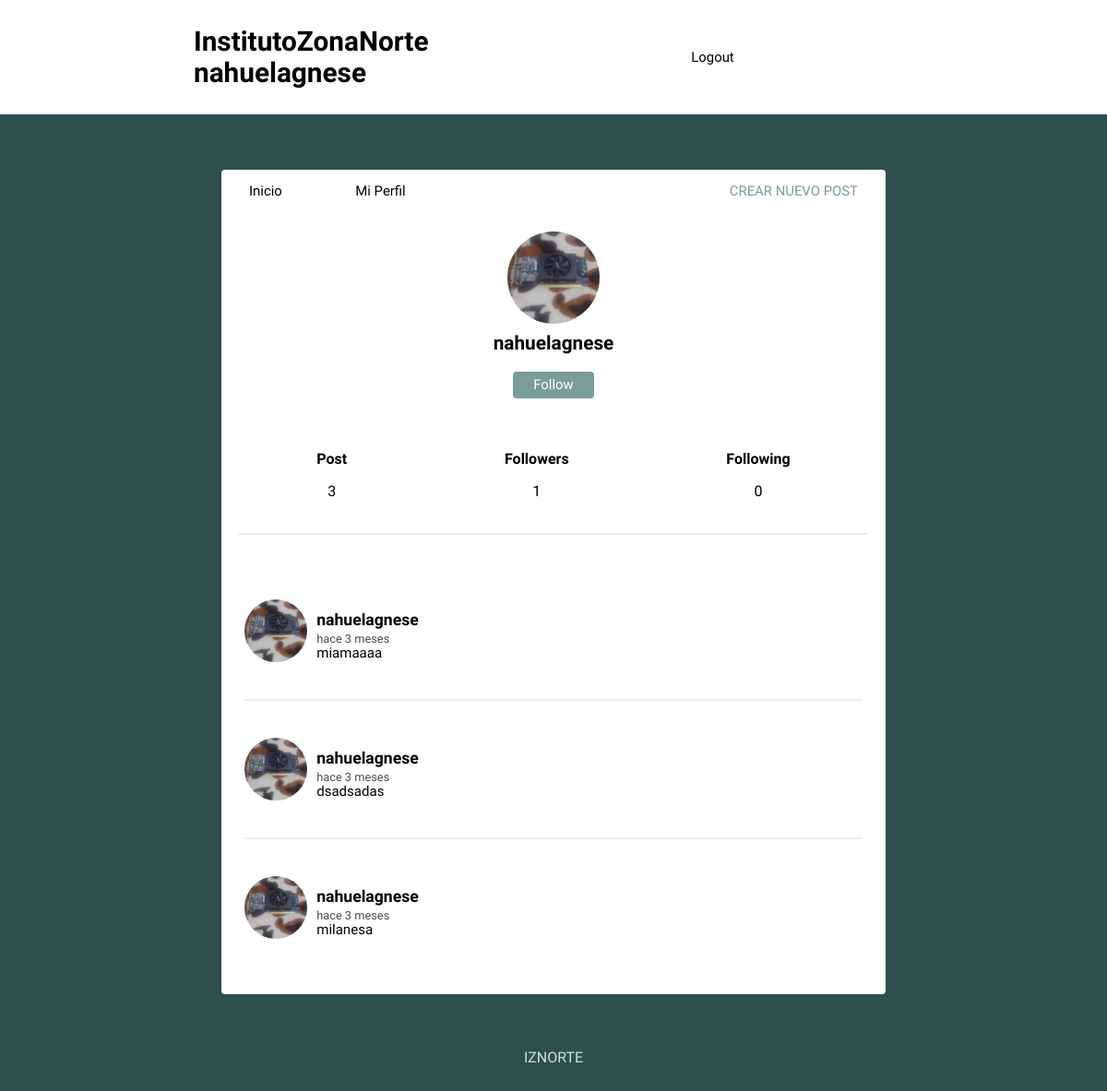
Page /profile/nahuelagnese/ (signed in) on the committed database.
### VentaPost/models.py (models this page shows, shortened)
class Profile(models.Model):
    user =models.OneToOneField(User, on_delete=models.CASCADE, null=True)
    imagen = models.ImageField(default='batman.png')
    def following(self):
        user_ids= Relationship.objects.filter(from_user=self.user)\
                                .values_list('to_user_id', flat=True)
        return User.objects.filter(id__in=user_ids)
    def followers(self):
        user_ids= Relationship.objects.filter(to_user=self.user)\
                                .values_list('from_user_id', flat=True)
        return User.objects.filter(id__in=user_ids)

class Post(models.Model):
    user = models.ForeignKey(User, on_delete=models.CASCADE, related_name='posts')
    timestamp = models.DateTimeField(default=timezone.now)
    content = models.TextField()
    class Meta:
        ordering = ['-timestamp']

### VentaPost/views.py (the view)
# urls.py: path('profile/', views.profile, name='profile'),
@login_required
def profile(request, username=None):
    current_user= request.user
    if username and username !=current_user.username:
        user = User.objects.get(username=username)
        posts = user.posts.all()
    else:
        posts = current_user.posts.all()
        user = current_user
    return render(request, 'profile.html', {'user':user, 'posts':posts})

### InstitutoZonaNorte/templates/profile.html
{% extends 'feed.html' %}
{% block content %}
{% load static %}
<div class="profile">
	<img src="{{ user.profile.imagen.url }}">
	<h2>{{ user.username }}</h2>
	{% if request.user.is_authenticated %}
		{% if user.username != request.user.username %}
			{% if user not in request.user.profile.following %}
			<button><a class="follow-button" href="{% url 'follow' user %}">Follow</a></button>
			{% else %}
			<button><a class="follow-button" href="{% url 'unfollow' user %}">Unfollow</a></button>
			{% endif %}
		{% endif %}
	{% endif %}
</div>
<div class="follow">
	<div>
		<h5>Post</h5>
		<p>{{ user.posts.count }}</p>
	</div>
	<div>
		<h5>Followers</h5>
		<p>{{ user.profile.followers.count }}</p>
	</div>
	<div>
		<h5>Following</h5>
		<p>{{ user.profile.following.count }}</p>
	</div>
</div>
{{ block.super }}
{% endblock %}

### InstitutoZonaNorte/templates/feed.html (shortened to what this page needs)
{% extends 'layout.html' %}
{% load humanize %}
{% block content %}
{% for post in posts %}
<article>
    <div class="container-article">
        <img src="{{ post.user.profile.imagen.url }}">
        <div>
            <h2 class="username"><a href="{% url 'profile' post.user.username %}">{{ post.user.username }}</a></h2>
            <time data-time="#">{{ post.timestamp|naturaltime }}</time>
            <div class="post">{{ post.content }}</div>
        </div>
    </div>
</article>
{% endfor %}
{% endblock %}

### InstitutoZonaNorte/templates/layout.html (shortened to what this page needs)
{% csrf_token %} {% load static %}
<!DOCTYPE html>
<html>
<head>
	<link rel="stylesheet" type="text/css" href="{% static 'normalize.css' %}">
	<link rel="stylesheet" type="text/css" href="{% static 'style.css' %}">
</head>
<body>
	<header class="main-head">
		<nav class="main">
			<a href="{% url 'feed' %}"><h1 id="logo">InstitutoZonaNorte {{ user.username }}</h1></a>
			<ul>
				{% if request.user.is_authenticated %}
				<li><a href="{% url 'logout' %}">Logout</a></li>
				{% else %}
				<li><a href="{% url 'register' %}">Register</a></li>
				<li><a href="{% url 'login' %}">Login</a></li>
				{% endif %}
			</ul>
		</nav>
	</header>
	<div class="main">
		<nav class="second-nav">
			<a class="feed" href="{% url 'feed' %}">Inicio</a>
			{% if request.user.is_authenticated %}
			<a class="profile" href="{% url 'profile' request.user.username %}">Mi Perfil</a>
			<a class="new" href="{% url 'post' %}">Crear nuevo post</a>
			{% endif %}
		</nav>
        {% block content %}
        {% endblock %}
	</div>
	<footer>
		<div class="row">
			<p>IZNORTE</p>
		</div>
	</footer>
</body>
</html>

### InstitutoZonaNorte/static/style.css (style rules this page uses)
body { background: #2F4F4F; font-size: 62.5%; font-family: 'Varela Round', Helvetica, Arial, serif; }
h5 { font-size: 1rem; margin-bottom: 0; }
p { font-size: 1rem; }
button { font-size: 1rem; color: white; padding: 0.4rem 1.4rem; border: none; background: #7A9D96; border-radius: 4px; cursor: pointer; }
img { object-fit: cover; }
.main-head { background: white; color: black; }
nav.main { min-height: 7vh; display: flex; width: 65%; margin: auto; align-items: center; padding: 0.5rem; }
nav.main ul { display: flex; flex: 1 1 40rem; justify-content: space-around; align-items: center; list-style: none; }
#logo { flex: 2 1 40rem; }
a { font-size: .93rem; text-decoration: none; color: black; }
.main { background: white; width: 60%; margin: 5% auto; border-radius: 4px; padding-bottom: 20px; }
.second-nav { display: flex; padding: 15px 30px; }
.second-nav .feed { flex: 1 1 30px; }
.second-nav .profile { flex: 1 1 30px; }
.second-nav .new { flex: 6 1 5rem; text-align: right; text-transform: uppercase; color: #7A9D96; }
article { width: 93%; margin: auto; padding: 40px 0; border-bottom: 2px solid #ECEEEF; }
.username { margin-bottom: .2rem; }
.username a { font-size: 1.1rem; }
.container-article { display: flex; }
.container-article img { height: 68px; width: 68px; margin-right: 10px; border-radius: 50%; }
article:last-child { border-bottom: 0; }
time { font-size: .8rem; opacity: .7; }
.post { font-size: .94rem; }
.profile { display: flex; align-items: center; flex-direction: column; }
.profile img { height: 100px; width: 100px; margin-right: 10px; border-radius: 50%; margin: 20px; }
.profile h2 { margin-top: -10px; font-size: 1.3rem; }
.follow { display: flex; width: 95%; justify-content: space-around; margin: 30px auto; text-align: center; border-bottom: 2px solid #ECEEEF; padding-bottom: 20px; }
footer { color: white; text-align: center; font-size: .875em; margin: 40px 0; }
footer p { opacity: .8; }
.follow-button { color: white; }

### rows in the picture
Post: user.profile.imagen (picture), user.username "nahuelagnese", timestamp "hace 3 meses", content "miamaaaa"
Post: user.profile.imagen (picture), user.username "nahuelagnese", timestamp "hace 3 meses", content "dsadsadas"
Post: user.profile.imagen (picture), user.username "nahuelagnese", timestamp "hace 3 meses", content "milanesa"

### other values in the picture
{{ user.username }} "nahuelagnese"
{{ user.posts.count }} "3"
{{ user.profile.followers.count }} "1"
{{ user.profile.following.count }} "0"
